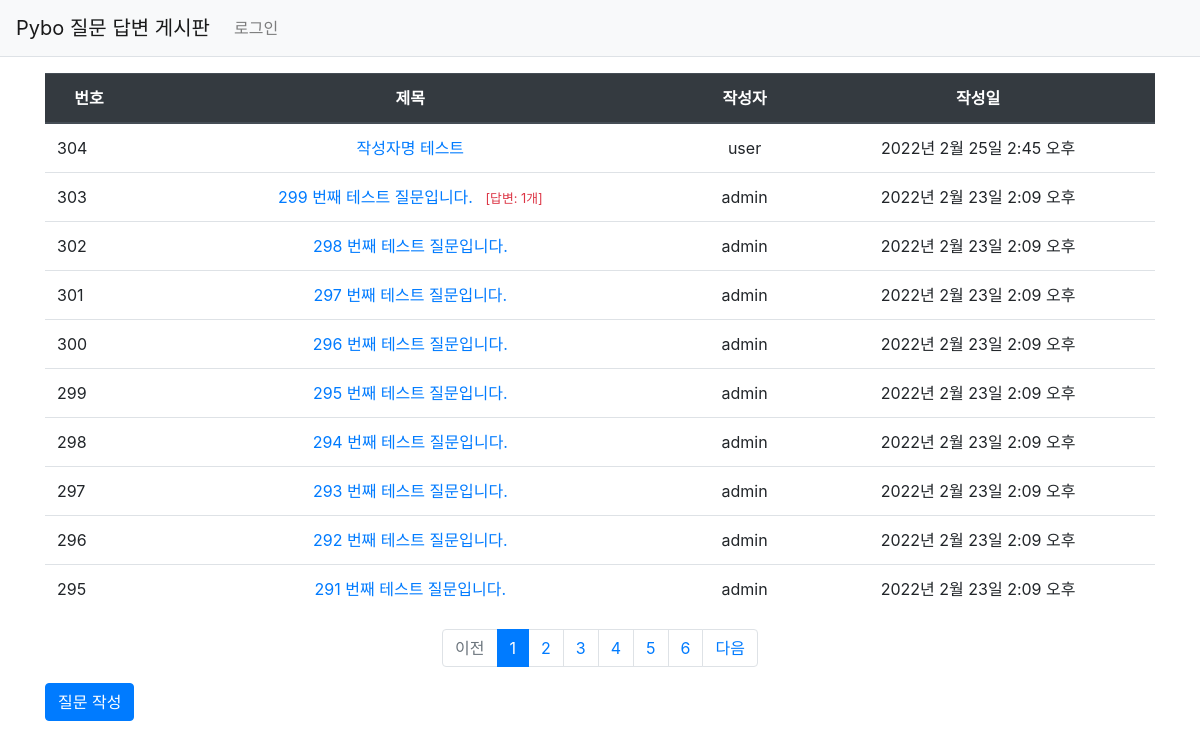
Screenshot of /pybo/ with the database file from the repository.
### pybo/models.py (models this page shows, shortened)
class Question(models.Model):
    author = models.ForeignKey(User, on_delete=models.CASCADE, null=True)  # 익명질문이 가능하도록 질문 작성자에 null이 들어갈 수 있도록 함.
    subject = models.CharField(max_length=200)  # 질문 제목
    content = models.TextField()  # 질문 내용
    create_date = models.DateTimeField()  # 게시글 작성 시각
    modify_date = models.DateTimeField(null=True, blank=True)  # 최종 수정 시각. 수정 안해서 null값을 가질 수 있으므로 이를 허용.

### pybo/views.py (the view)
# urls.py: path('', views.index, name='index'),
def index(request):
    page = request.GET.get('page', '1')  # 최초 페이지 번호
    question_list = Question.objects.order_by('-create_date')  # 최근 작성일 순으로 게시글 정렬
    paginator = Paginator(question_list, 10)  # 10개 단위로 페이지 나누기 위한 코드
    page_obj = paginator.get_page(page)
    context = {'question_list': page_obj}  # 게시글들 목록이 담긴 리스트
    return render(request, 'pybo/question_list.html', context)

### pybo/templatetags/pybo_filter.py (called while the page is built)
@register.filter
def sub(value, arg):
    return value - arg

### templates/pybo/question_list.html
{% extends 'base.html' %}
{% load pybo_filter %}
{% block content %}
    <div class="container my-3">
        <table class="table">
            <thead>
            <tr class="text-center thead-dark">
                <th>번호</th>
                <th style="width:50%">제목</th>
                <th>작성자</th>
                <th>작성일</th>
            </tr>
            </thead>
            <tbody>
            {% if question_list %}
                {% for question in question_list %}
                    <tr class="text-center">
                        <td class="text-left">{{ question_list.paginator.count|sub:question_list.start_index|sub:forloop.counter0|add:1 }}</td>
                        <td>
                            <a href="{% url 'pybo:detail' question.id %}">
                                {{ question.subject }}
                            </a>
                            {% if question.answer_set.count > 0 %}
                                <span class="text-danger small ml-2">
                                [답변: {{ question.answer_set.count }}개]
                            </span>
                            {% endif %}
                        </td>
                        <td>{{ question.author.username }}</td>
                        <td> {{ question.create_date }} </td>
                    </tr>
                {% endfor %}
            {% else %}
                <tr>
                    <td colspan="3"> 질문이 없습니다.</td>
                </tr>
            {% endif %}
            </tbody>
        </table>
        <ul class="pagination justify-content-center">
            {% if question_list.has_previous %}
                <li class="page-item">
                    <a class="page-link" href="?page={{ question_list.previous_page_number }}">이전</a>
                </li>
            {% else %}
                <li class="page-item disabled">
                    <a class="page-link" tabindex="-1" aria-disabled="true" href="#">이전</a>
                </li>
            {% endif %}
            {% for page_number in question_list.paginator.page_range %}
                {% if page_number >= question_list.number|add:-5 and page_number <= question_list.number|add:5 %}
                    {% if page_number == question_list.number %}
                        <li class="page-item active" aria-current="page">
                            <a class="page-link" href="?page={{ page_number }}">
                                {{ page_number }}
                            </a>
                        </li>
                    {% else %}
                        <li class="page-item">
                            <a class="page-link" href="?page={{ page_number }}">
                                {{ page_number }}
                            </a>
                        </li>
                    {% endif %}
                {% endif %}
            {% endfor %}
            {% if question_list.has_next %}
                <li class="page-item">
                    <a class="page-link" href="?page={{ question_list.next_page_number }}">다음</a>
                </li>
            {% else %}
                <li class="page-item disabled">
                    <a class="page-link" tabindex="-1" aria-disabled="true" href="#">다음</a>
                </li>
            {% endif %}
        </ul>
        <a href="{% url 'pybo:question_create' %}" class="btn btn-primary">
            질문 작성
        </a>
    </div>
{% endblock %}

### templates/base.html (shortened to what this page needs)
{% load static %}
<!DOCTYPE html>
<html lang="ko">
<head>
    <link rel="stylesheet" type="text/css" href="{% static 'bootstrap.min.css' %}">
    <link rel="stylesheet" type="text/css" href="{% static 'style.css' %}">
</head>
<body>
{% include 'navbar.html' %}
{% block content %}
{% endblock %}
</body>
</html>

### templates/navbar.html (shortened to what this page needs)
<nav class="navbar navbar-expand-lg navbar-light bg-light border-bottom">
    <a class="navbar-brand" href="{% url 'pybo:index' %}">Pybo 질문 답변 게시판</a>
    <div class="collapse navbar-collapse flex-grow-0" id="navbarNav">
        <ul class="navbar-nav">
            {% if user.is_authenticated %}
                {{ user.username }}님, 환영합니다.
                <a class="nav-link" href="{% url 'common:logout' %}">
                    로그아웃
                </a>
            {% else %}
                <li class="nav-item">
                    <a class="nav-link" href="{% url 'common:login' %}">로그인</a>
                </li>
            {% endif %}
        </ul>
    </div>
</nav>

### rows the page displays
Question: paginator.count|sub "304", subject "작성자명 테스트", author.username "user", create_date "2022년 2월 25일 2:45 오후"
Question: paginator.count|sub "303", subject "299 번째 테스트 질문입니다.", answer_set.count "1", author.username "admin", create_date "2022년 2월 23일 2:09 오후"
Question: paginator.count|sub "302", subject "298 번째 테스트 질문입니다.", author.username "admin", create_date "2022년 2월 23일 2:09 오후"
Question: paginator.count|sub "301", subject "297 번째 테스트 질문입니다.", author.username "admin", create_date "2022년 2월 23일 2:09 오후"
Question: paginator.count|sub "300", subject "296 번째 테스트 질문입니다.", author.username "admin", create_date "2022년 2월 23일 2:09 오후"
Question: paginator.count|sub "299", subject "295 번째 테스트 질문입니다.", author.username "admin", create_date "2022년 2월 23일 2:09 오후"
Question: paginator.count|sub "298", subject "294 번째 테스트 질문입니다.", author.username "admin", create_date "2022년 2월 23일 2:09 오후"
Question: paginator.count|sub "297", subject "293 번째 테스트 질문입니다.", author.username "admin", create_date "2022년 2월 23일 2:09 오후"
Question: paginator.count|sub "296", subject "292 번째 테스트 질문입니다.", author.username "admin", create_date "2022년 2월 23일 2:09 오후"
Question: paginator.count|sub "295", subject "291 번째 테스트 질문입니다.", author.username "admin", create_date "2022년 2월 23일 2:09 오후"

### other values shown
{{ page_number }} "1"
{{ page_number }} "2" "3" "4" "5" "6"
